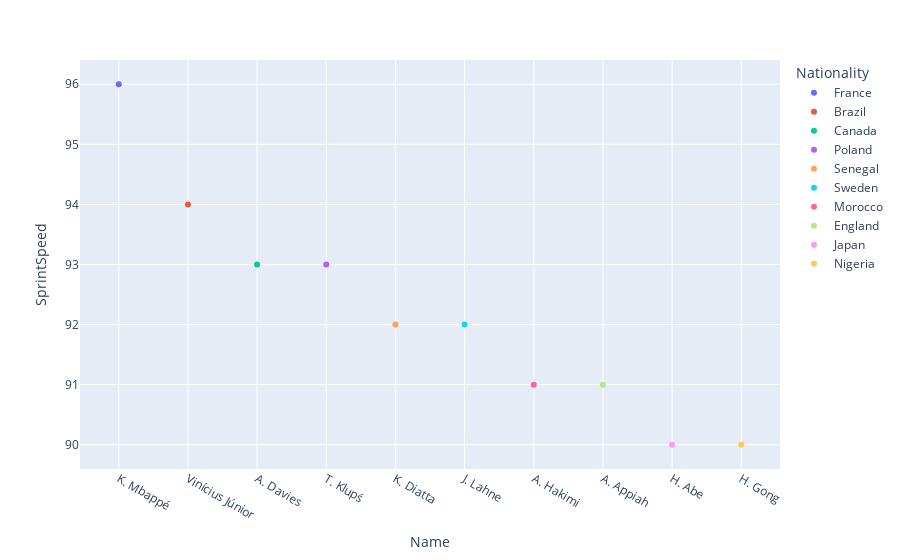

Notebook code for this chart:
### Code cell
# USING PLOTLY TO VISUALIZE
px.scatter(yfp, x = "Name", y = "SprintSpeed", color = "Nationality")

### Figure 1 — Plotly figure (JSON) as saved in the notebook; plotly's stock layout.template omitted (floating-point values rounded to 4 significant figures)
{"data": [{"hovertemplate": "Nationality=France<br>Name=%{x}<br>SprintSpeed=%{y}<extra></extra>", "legendgroup": "France", "marker": {"color": "#636efa", "symbol": "circle"}, "mode": "markers", "name": "France", "orientation": "v", "showlegend": true, "type": "scatter", "x": ["K. Mbappé"], "xaxis": "x", "y": [96], "yaxis": "y"}, {"hovertemplate": "Nationality=Brazil<br>Name=%{x}<br>SprintSpeed=%{y}<extra></extra>", "legendgroup": "Brazil", "marker": {"color": "#EF553B", "symbol": "circle"}, "mode": "markers", "name": "Brazil", "orientation": "v", "showlegend": true, "type": "scatter", "x": ["Vinícius Júnior"], "xaxis": "x", "y": [94], "yaxis": "y"}, {"hovertemplate": "Nationality=Canada<br>Name=%{x}<br>SprintSpeed=%{y}<extra></extra>", "legendgroup": "Canada", "marker": {"color": "#00cc96", "symbol": "circle"}, "mode": "markers", "name": "Canada", "orientation": "v", "showlegend": true, "type": "scatter", "x": ["A. Davies"], "xaxis": "x", "y": [93], "yaxis": "y"}, {"hovertemplate": "Nationality=Poland<br>Name=%{x}<br>SprintSpeed=%{y}<extra></extra>", "legendgroup": "Poland", "marker": {"color": "#ab63fa", "symbol": "circle"}, "mode": "markers", "name": "Poland", "orientation": "v", "showlegend": true, "type": "scatter", "x": ["T. Klupś"], "xaxis": "x", "y": [93], "yaxis": "y"}, {"hovertemplate": "Nationality=Senegal<br>Name=%{x}<br>SprintSpeed=%{y}<extra></extra>", "legendgroup": "Senegal", "marker": {"color": "#FFA15A", "symbol": "circle"}, "mode": "markers", "name": "Senegal", "orientation": "v", "showlegend": true, "type": "scatter", "x": ["K. Diatta"], "xaxis": "x", "y": [92], "yaxis": "y"}, {"hovertemplate": "Nationality=Sweden<br>Name=%{x}<br>SprintSpeed=%{y}<extra></extra>", "legendgroup": "Sweden", "marker": {"color": "#19d3f3", "symbol": "circle"}, "mode": "markers", "name": "Sweden", "orientation": "v", "showlegend": true, "type": "scatter", "x": ["J. Lahne"], "xaxis": "x", "y": [92], "yaxis": "y"}, {"hovertemplate": "Nationality=Morocco<br>Name=%{x}<br>SprintSpeed=%{y}<extra></extra>", "legendgroup": "Morocco", "marker": {"color": "#FF6692", "symbol": "circle"}, "mode": "markers", "name": "Morocco", "orientation": "v", "showlegend": true, "type": "scatter", "x": ["A. Hakimi"], "xaxis": "x", "y": [91], "yaxis": "y"}, {"hovertemplate": "Nationality=England<br>Name=%{x}<br>SprintSpeed=%{y}<extra></extra>", "legendgroup": "England", "marker": {"color": "#B6E880", "symbol": "circle"}, "mode": "markers", "name": "England", "orientation": "v", "showlegend": true, "type": "scatter", "x": ["A. Appiah"], "xaxis": "x", "y": [91], "yaxis": "y"}, {"hovertemplate": "Nationality=Japan<br>Name=%{x}<br>SprintSpeed=%{y}<extra></extra>", "legendgroup": "Japan", "marker": {"color": "#FF97FF", "symbol": "circle"}, "mode": "markers", "name": "Japan", "orientation": "v", "showlegend": true, "type": "scatter", "x": ["H. Abe"], "xaxis": "x", "y": [90], "yaxis": "y"}, {"hovertemplate": "Nationality=Nigeria<br>Name=%{x}<br>SprintSpeed=%{y}<extra></extra>", "legendgroup": "Nigeria", "marker": {"color": "#FECB52", "symbol": "circle"}, "mode": "markers", "name": "Nigeria", "orientation": "v", "showlegend": true, "type": "scatter", "x": ["H. Gong"], "xaxis": "x", "y": [90], "yaxis": "y"}], "layout": {"legend": {"title": {"text": "Nationality"}, "tracegroupgap": 0}, "margin": {"t": 60}, "xaxis": {"anchor": "y", "domain": [0, 1], "title": {"text": "Name"}}, "yaxis": {"anchor": "x", "domain": [0, 1], "title": {"text": "SprintSpeed"}}}}
